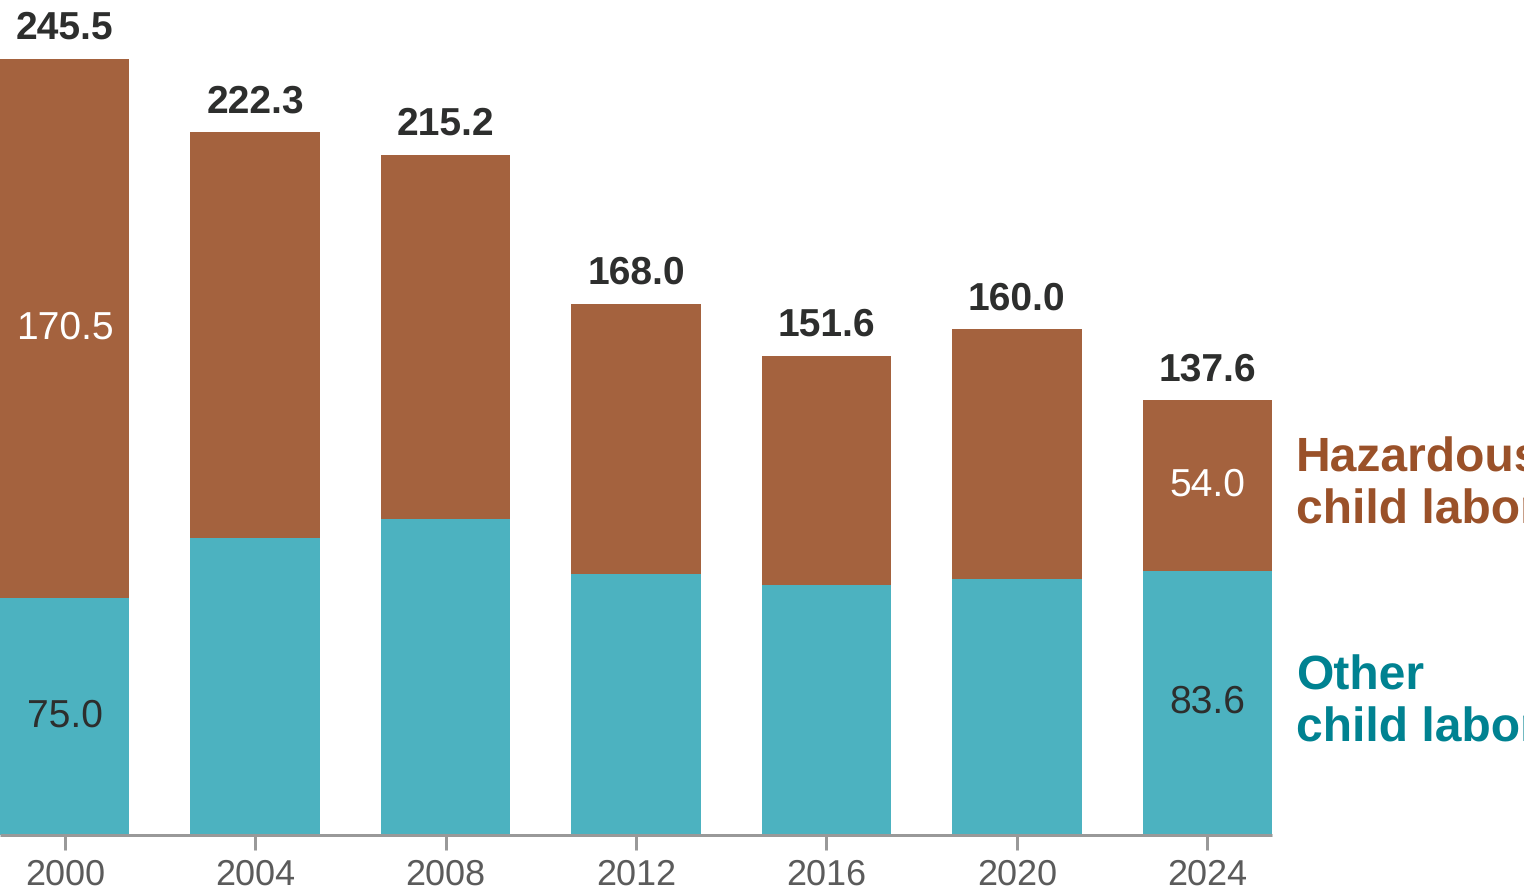

Python code for this plot:
"""Global number of children aged 5-17 in child labor, split into hazardous and other child labor, 2000-2024.

Chart for a data insight: "The global decline in child labor has been driven by a sharp reduction in hazardous
work". Seven stacked columns (2000, 2004, ..., 2024): other child labor at the bottom, hazardous child labor on top,
the total above each column, the two segment values on the first and last columns, and the two category names
beside the last column instead of a legend.

Data: table `child_labor` of `garden/un/2026-04-08/child_labor_report` (ILO-UNICEF Global Estimates of Child Labour
2024), World, sex "total", age "5-17", columns `number_child_labor` and `number_hazardous_work`. Hazardous work is a
subset of child labor (ILO-UNICEF 2024 report, methodology, p. 59), so other child labor = child labor - hazardous
work. 2000-2012 come from the report's trend chart and 2016-2024 from its statistical annex (see the snapshot script).

This step draws the chart area only, at the size of the band it fills in the Figma frame (below). The title,
subtitle, note and source live in the template's own slots, so they are not drawn here. Its PNG is a preview in the
fallback font (DejaVu Sans on Linux), which sets wider than the frame's Lato; the category names may overhang the
PNG's right edge there and not in the frame.

Figma handoff
-------------
Where: Charts (2026) file `s6Sv60bakebRRW2TxsMQbF`. Page "20261107 The global decline in child labor has been
driven by a sharp reduction in hazardous work (Esteban)" (`31010:5`), placed right below the
`-----------------------------------------` divider page. Frame `child-labor-hazardous-decline` (`31010:6`, the
exported PNG's filename), 540 x 540, cloned from `DI_Template` (`6799:1859`). On its left, a raster of the
requester's first mockup (`31011:82`), kept as a reference.

Texts (template slots; set `characters`, then restore the mixed weights):
| Slot | Text | Bold |
|---|---|---|
| Title (`Instagram/Title`, 3 lines) | "The global decline in child labor\\nhas been driven by a sharp\\nreduction in hazardous work" | - ; "hazardous work" filled with `Default Palette/Dark Copper` |
| Subtitle (`Instagram/Subtitle`, 2 lines) | "Number of children aged 5–17 in child labor, in millions.\\nHazardous work is likely to harm their health, safety, or morals." | - |
| Note (clone of the source row, inside the footer `Frame 37`, `layoutPositioning` ABSOLUTE, x 0, y -36, width 508, 2 lines) | "Note: For definitions, read our article\\n“138 million children are in child labor. What does this actually mean?”" | "Note:" |
| Data source (`Instagram/Source`) | "Data source: " + source_citation(...) = "International Labour Organization and UNICEF (2025)" | "Data source:" |
| CC BY | unchanged | - |

Band: header bottom 147 (3-line title 87 + 6 + 2-line subtitle 38, from y 16), footer top 472 (footer y 508 minus the
raised 2-line note: 32 + 4). Band 325 px; the chart canvas is 508 x 297 = the band minus a 14 px gap on each side.
If any text above changes its line count, re-measure and change CANVAS_H_PX.

Import: `upload_assets` the SVG (never `createNodeFromSvg`). It arrives as a FRAME at 487.68 x 285.12 (matplotlib
writes points, Figma reads them at 96 dpi: 508 x 0.96). `rescale(508 / frame.width)` (= 1.0417 = 100 / 96), then
move its children into the clone at (16, 161) offset by their own x/y, delete the import frame and group them as
`chart`. Delete `patch_1` (transparent, but it sets the group's box). Then run `rebuild_native_marks.js` on the
frame so the bars are native rectangles.

Restyle, in the same call as the fit (import each style with `figma.importStyleByKeyAsync(key)`; bind the style, then
set node opacity, since binding replaces the paint and its opacity). Each node's role is the nearest ancestor whose
name carries "__":
- `bar__other-child-labor` rectangles: `Default Palette/Turquoise` (key 6de8dd756690b393fad97f50de5224d427c3d04f),
  node opacity 0.9.
- `bar__hazardous-child-labor` rectangles: `Default Palette/Dark Copper` (key
  8a4dfad63dc15253a09b9c50acf21f807f573b25), node opacity 0.9. The design follows Hannah's stacked-column DIs (page
  "20260520 Global sales combustion engine cars peaked (Hannah)", which runs its fills at 0.85); 0.9 here because the
  white values on the copper segments need 4.5:1 (4.78 at 0.9, 4.30 at 0.85).
- `label__hazardous-child-labor`: Lato SemiBold 16, `Default Palette/Dark Copper`.
  `label__other-child-labor`: Lato SemiBold 16, `Line and Slope Charts/Turquoise` (key
  4054b66b4fb2e791e7ba868f85281dfce2df620e, #008291: the darker variant for text on white, 4.56:1, against 2.75:1
  for the fill color).
- `value__total-*`: Lato Bold 13. `value__other-*`: Lato Regular 13. Both filled with the file's local paint style
  `Instagram/Title` (#2d2e2d). `value__hazardous-*`: Lato Regular 13, `Data Insights/Background White` (#ffffff).
  Set the font and size, then re-centre each on its anchor (the face change moves it).
- `horizontal-axis__<year>`: Lato Regular 12, `Instagram/Subtitle` (#5b5b5b). Baseline and tick marks
  (`horizontal-axis__zero-line`, `horizontal-axis__ticks`): 1 px, #999999, unbound (as on Hannah's page).
- Title: `setRangeFillStyleIdAsync` over "hazardous work" with `Default Palette/Dark Copper`.

Expected after the fit: the `chart` group spans x 16 to 524 and y 161 to 458, i.e. the content box and a 14 px gap
to the header (147) and to the note (472). Expected audit numbers (`color_audit.py '#4cb2c1,#a4623e'`, the fills
composited at 0.9 on white): min ΔE 46.5 (protanopia), grayscale seam 1.92:1; #2d2e2d on the turquoise fill 5.48:1.
"""

import logging

import matplotlib
import matplotlib.pyplot as plt
from matplotlib.collections import LineCollection, PatchCollection
from matplotlib.patches import Rectangle

from etl.helpers import PathFinder
from etl.viz.static import apply_svg_rcparams, export_frame, source_citation

paths = PathFinder(__file__)
apply_svg_rcparams()

log = logging.getLogger(__name__)

# Fonts: name Lato first so Figma sets the import in Lato; matplotlib falls back to what is installed.
EMITTED_FONT_STACK = ["Lato", "Arial", "Helvetica", "Liberation Sans", "DejaVu Sans", "sans-serif"]
matplotlib.rcParams["font.family"] = "sans-serif"
matplotlib.rcParams["font.sans-serif"] = EMITTED_FONT_STACK
logging.getLogger("matplotlib.font_manager").addFilter(
    lambda record: not any(f"Font family '{face}' not found" in record.getMessage() for face in EMITTED_FONT_STACK)
)

# Rows plotted.
COUNTRY, SEX, AGE = "World", "total", "5-17"
EXPECTED_YEARS = [2000, 2004, 2008, 2012, 2016, 2020, 2024]
# The values the ILO-UNICEF 2024 report prints in its trend chart (Fig. 2, p. 16), in millions.
REPORT_TOTAL = [245.5, 222.3, 215.2, 168.0, 151.6, 160.0, 137.6]
REPORT_HAZARDOUS = [170.5, 128.4, 115.3, 85.3, 72.5, 79.0, 54.0]

# Canvas, in template px (100 px per inch; 1 px = 0.72 pt). See "Band" in the docstring.
CANVAS_W_PX, CANVAS_H_PX = 508, 297
PX_PER_INCH = 100
PT = 0.72

# Layout, in template px.
LABEL_COLUMN_PX = 84  # right of the last column: the gap plus "child labor" in Lato SemiBold 16 (76 px in the frame)
LABEL_GAP_PX = 8  # between the last column and the category names
BAR_FRACTION = 0.68  # column width as a share of the slot
TOP_PX = 19.7  # above the tallest column, for its total (its Lato box in the frame ends exactly at the canvas top)
BOTTOM_PX = 18.7  # below the baseline: 5 px tick, 3 px gap, then the year (its Lato box ends at the canvas bottom)
TICK_PX = 5
VALUE_GAP_PX = 4  # between a column's top and its total

# Type, in template px.
SIZE_VALUE = 13
SIZE_YEAR = 12
SIZE_LABEL = 16

# Colors are placeholders the Figma pass binds to library styles (see the docstring); the hexes are those styles.
OTHER_FILL = "#38aaba"  # Default Palette/Turquoise
OTHER_TEXT = "#008291"  # Line and Slope Charts/Turquoise*
HAZARDOUS_FILL = "#9a5129"  # Default Palette/Dark Copper
HAZARDOUS_TEXT = "#9a5129"
FILL_OPACITY = 0.9
DARK_TEXT = "#2d2e2d"  # Text/Gray 100
AXIS_TEXT = "#5b5b5b"  # Text/Gray 80
AXIS_LINE = "#999999"  # grapher's zero line and tick marks


def run() -> None:
    #
    # Load inputs.
    #
    ds = paths.load_dataset("child_labor_report")
    tb = ds.read("child_labor")

    #
    # Process data.
    #
    tb = tb[(tb["country"] == COUNTRY) & (tb["sex"] == SEX) & (tb["age"] == AGE)]
    tb = tb[["year", "number_child_labor", "number_hazardous_work"]].dropna().sort_values("year").reset_index(drop=True)
    sanity_check_inputs(tb)

    # Other child labor is everything that is not hazardous work, since hazardous work is a subset of child labor.
    tb["total"] = tb["number_child_labor"] / 1e6
    tb["hazardous"] = tb["number_hazardous_work"] / 1e6
    tb["other"] = tb["total"] - tb["hazardous"]

    # The template's source slot is filled in Figma; log the string it takes.
    source = source_citation(tb["number_child_labor"], tb["number_hazardous_work"])
    log.info(f"Data source slot: {source}")

    #
    # Save outputs.
    #
    fig = build(tb)
    export_frame(paths, fig, paths.short_name)
    plt.close(fig)


def sanity_check_inputs(tb) -> None:
    assert list(tb["year"]) == EXPECTED_YEARS, f"Unexpected years: {list(tb['year'])}."
    assert (tb["number_hazardous_work"] <= tb["number_child_labor"]).all(), "Hazardous work exceeds child labor."
    # The values should be the ones the report itself prints.
    total = [round(v / 1e6, 1) for v in tb["number_child_labor"]]
    hazardous = [round(v / 1e6, 1) for v in tb["number_hazardous_work"]]
    assert total == REPORT_TOTAL, f"Child labor differs from the report: {total}."
    assert hazardous == REPORT_HAZARDOUS, f"Hazardous work differs from the report: {hazardous}."


def build(tb):
    fig = plt.figure(figsize=(CANVAS_W_PX / PX_PER_INCH, CANVAS_H_PX / PX_PER_INCH))
    ax = fig.add_axes((0, 0, 1, 1))
    ax.set_axis_off()
    ax.patch.set_visible(False)

    # Map template px to data units: x in column slots, y in millions.
    n = len(tb)
    slot_px = (CANVAS_W_PX - LABEL_COLUMN_PX) / (n - 1 + BAR_FRACTION)
    px_x = 1 / slot_px
    left = -BAR_FRACTION / 2
    ax.set_xlim(left, left + CANVAS_W_PX * px_x)
    px_y = tb["total"].max() / (CANVAS_H_PX - TOP_PX - BOTTOM_PX)
    ax.set_ylim(-BOTTOM_PX * px_y, (CANVAS_H_PX - BOTTOM_PX) * px_y)

    xs = list(range(n))
    half = BAR_FRACTION / 2

    # Stacked columns, one collection per category so each category is one named layer.
    for gid, bottoms, heights, color in [
        ("bar__other-child-labor", [0.0] * n, tb["other"], OTHER_FILL),
        ("bar__hazardous-child-labor", tb["other"], tb["hazardous"], HAZARDOUS_FILL),
    ]:
        rects = [Rectangle((x - half, b), BAR_FRACTION, h) for x, b, h in zip(xs, bottoms, heights)]
        ax.add_collection(
            PatchCollection(rects, facecolor=color, edgecolor="none", linewidth=0, alpha=FILL_OPACITY, gid=gid)
        )

    # Baseline and tick marks.
    ax.add_collection(
        LineCollection(
            [[(left, 0), (xs[-1] + half, 0)]], colors=AXIS_LINE, linewidths=1 * PT, gid="horizontal-axis__zero-line"
        )
    )
    ax.add_collection(
        LineCollection(
            [[(x, 0), (x, -TICK_PX * px_y)] for x in xs],
            colors=AXIS_LINE,
            linewidths=1 * PT,
            gid="horizontal-axis__ticks",
        )
    )

    for x, row in zip(xs, tb.itertuples()):
        year = int(row.year)
        # Total above the column.
        ax.text(
            x,
            row.total + VALUE_GAP_PX * px_y,
            f"{row.total:.1f}",
            ha="center",
            va="bottom",
            fontsize=SIZE_VALUE * PT,
            fontweight="bold",
            color=DARK_TEXT,
            gid=f"value__total-{year}",
        )
        # Year below the tick mark.
        ax.text(
            x,
            -(TICK_PX + 3) * px_y,
            str(year),
            ha="center",
            va="top",
            fontsize=SIZE_YEAR * PT,
            color=AXIS_TEXT,
            gid=f"horizontal-axis__{year}",
        )
        # Segment values on the first and last columns only.
        if year in (EXPECTED_YEARS[0], EXPECTED_YEARS[-1]):
            ax.text(
                x,
                row.other / 2,
                f"{row.other:.1f}",
                ha="center",
                va="center",
                fontsize=SIZE_VALUE * PT,
                color=DARK_TEXT,
                gid=f"value__other-{year}",
            )
            ax.text(
                x,
                row.other + row.hazardous / 2,
                f"{row.hazardous:.1f}",
                ha="center",
                va="center",
                fontsize=SIZE_VALUE * PT,
                color="#ffffff",
                gid=f"value__hazardous-{year}",
            )

    # Category names beside the last column, centered on its segments.
    last = tb.iloc[-1]
    label_x = xs[-1] + half + LABEL_GAP_PX * px_x
    centers = {
        "label__hazardous-child-labor": last["other"] + last["hazardous"] / 2,
        "label__other-child-labor": last["other"] / 2,
    }
    # Two-line labels are about 2.4 x 16 px tall; they must not overlap.
    assert abs(centers["label__hazardous-child-labor"] - centers["label__other-child-labor"]) / px_y > 2.4 * SIZE_LABEL
    for gid, text, color in [
        ("label__hazardous-child-labor", "Hazardous\nchild labor", HAZARDOUS_TEXT),
        ("label__other-child-labor", "Other\nchild labor", OTHER_TEXT),
    ]:
        ax.text(
            label_x,
            centers[gid],
            text,
            ha="left",
            va="center",
            fontsize=SIZE_LABEL * PT,
            fontweight="semibold",
            color=color,
            linespacing=1.2,
            gid=gid,
        )

    fig.patch.set_facecolor("white")  # the PNG keeps an opaque canvas; export_frame saves the SVG transparent
    return fig
